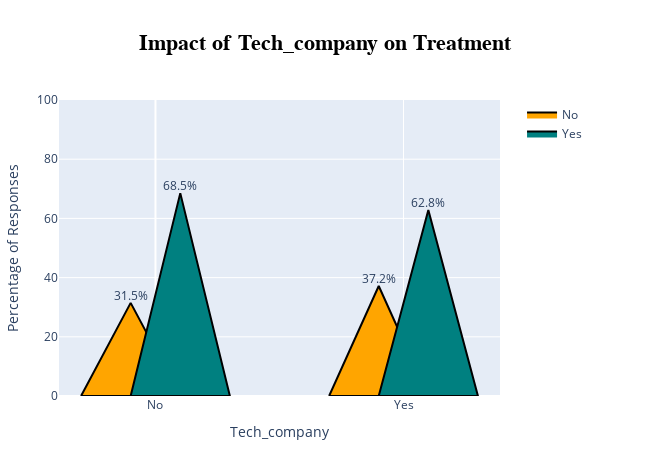

Source (notebook cell):
### Code cell
# Treatment vs tech_company
fig_tech_company = plot_cones_graph(df_clean, "tech_company")
fig_tech_company.show()

### Figure 1 — Plotly figure (JSON) as saved in the notebook; plotly's stock layout.template omitted (floating-point values rounded to 4 significant figures)
{"data": [{"fill": "toself", "fillcolor": "orange", "line": {"color": "black"}, "mode": "lines+text", "name": "No", "showlegend": true, "text": [null, "31.5%", null, null], "textposition": "top center", "type": "scatter", "x": [-0.3, -0.1, 0.1, -0.3], "y": [0, 31.46, 0, 0]}, {"fill": "toself", "fillcolor": "teal", "line": {"color": "black"}, "mode": "lines+text", "name": "Yes", "showlegend": true, "text": [null, "68.5%", null, null], "textposition": "top center", "type": "scatter", "x": [-0.1, 0.1, 0.3, -0.1], "y": [0, 68.54, 0, 0]}, {"fill": "toself", "fillcolor": "orange", "line": {"color": "black"}, "mode": "lines+text", "name": "No", "showlegend": false, "text": [null, "37.2%", null, null], "textposition": "top center", "type": "scatter", "x": [0.7, 0.9, 1.1, 0.7], "y": [0, 37.17, 0, 0]}, {"fill": "toself", "fillcolor": "teal", "line": {"color": "black"}, "mode": "lines+text", "name": "Yes", "showlegend": false, "text": [null, "62.8%", null, null], "textposition": "top center", "type": "scatter", "x": [0.9, 1.1, 1.3, 0.9], "y": [0, 62.83, 0, 0]}], "layout": {"autosize": false, "height": 450, "legend": {"orientation": "v", "x": 1.05, "xanchor": "left", "y": 1, "yanchor": "top"}, "margin": {"b": 50, "l": 50, "r": 150, "t": 100}, "title": {"font": {"color": "black", "family": "Arial", "size": 22}, "text": "<b>Impact of Tech_company on Treatment</b>", "x": 0.5, "xanchor": "center"}, "width": 650, "xaxis": {"ticktext": ["No", "Yes"], "tickvals": [0, 1], "title": {"text": "Tech_company"}}, "yaxis": {"range": [0, 100], "title": {"text": "Percentage of Responses"}}}}
